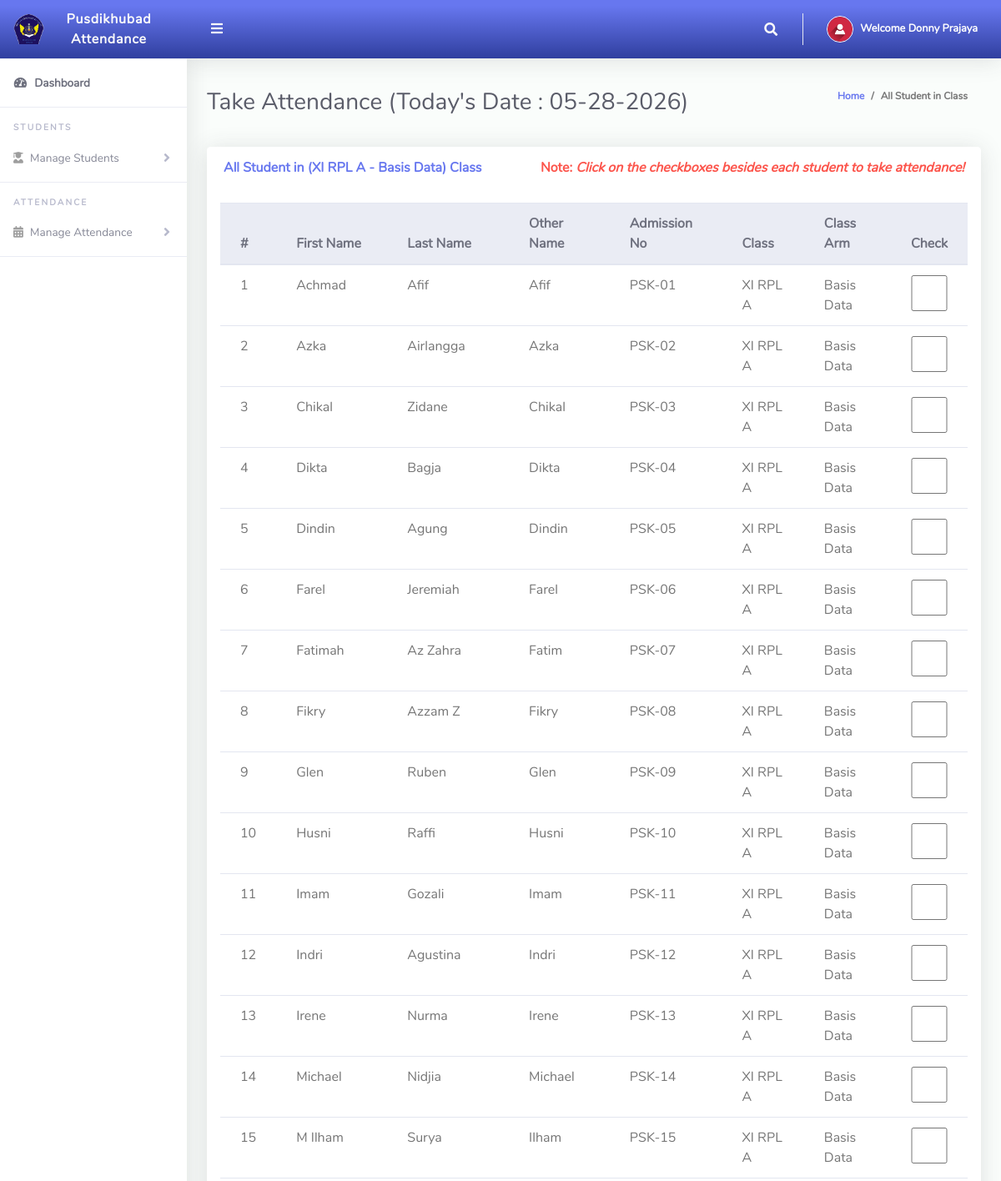
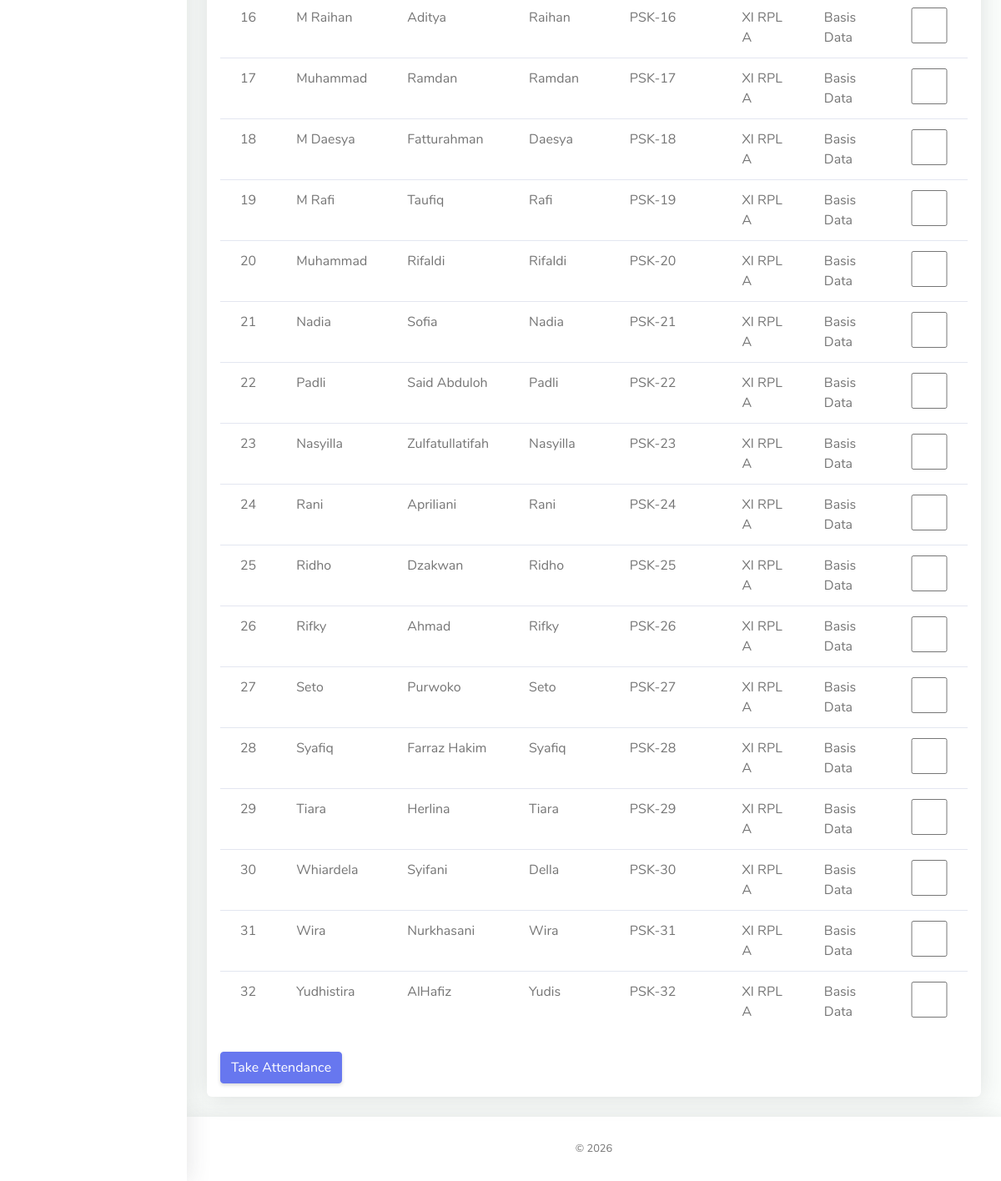
Screenshot of /ClassTeacher/takeAttendance.php (signed in) with the database file from the repository (2 pictures, top to bottom).
### tables this page shows
CREATE TABLE `tblclassteacher` (
  `Id` int(10) NOT NULL,
  `firstName` varchar(255) NOT NULL,
  `lastName` varchar(255) NOT NULL,
  `emailAddress` varchar(255) NOT NULL,
  `password` varchar(255) NOT NULL,
  `phoneNo` varchar(50) NOT NULL,
  `classId` varchar(10) NOT NULL,
  `classArmId` varchar(10) NOT NULL,
  `dateCreated` varchar(50) NOT NULL
);

CREATE TABLE `tblclassarms` (
  `Id` int(10) NOT NULL,
  `classId` varchar(10) NOT NULL,
  `classArmName` varchar(255) NOT NULL,
  `isAssigned` varchar(10) NOT NULL
);

CREATE TABLE `tblclass` (
  `Id` int(10) NOT NULL,
  `className` varchar(255) NOT NULL
);

CREATE TABLE `tblstudents` (
  `Id` int(10) NOT NULL,
  `firstName` varchar(255) NOT NULL,
  `lastName` varchar(255) NOT NULL,
  `otherName` varchar(255) NOT NULL,
  `admissionNumber` varchar(255) NOT NULL,
  `password` varchar(50) NOT NULL,
  `classId` varchar(10) NOT NULL,
  `classArmId` varchar(10) NOT NULL,
  `dateCreated` varchar(50) NOT NULL
);

### ClassTeacher/takeAttendance.php (the view, shortened to what this page needs)
<?php
include '../Includes/dbcon.php';
    $query = "SELECT tblclass.className,tblclassarms.classArmName
    FROM tblclassteacher
    INNER JOIN tblclass ON tblclass.Id = tblclassteacher.classId
    INNER JOIN tblclassarms ON tblclassarms.Id = tblclassteacher.classArmId
    Where tblclassteacher.Id = '$_SESSION[userId]'";
    $rs = $conn->query($query);
    $rrw = $rs->fetch_assoc();
?>
<!DOCTYPE html>
<html lang="en">
<head>
  <link href="../vendor/fontawesome-free/css/all.min.css" rel="stylesheet" type="text/css">
  <link href="../vendor/bootstrap/css/bootstrap.min.css" rel="stylesheet" type="text/css">
  <link href="css/ruang-admin.min.css" rel="stylesheet">
</head>
<body id="page-top">
  <div id="wrapper">
      <?php include "Includes/sidebar.php";?>
    <div id="content-wrapper" class="d-flex flex-column">
      <div id="content">
       <?php include "Includes/topbar.php";?>
        <div class="container-fluid" id="container-wrapper">
          <div class="d-sm-flex align-items-center justify-content-between mb-4">
            <h1 class="h3 mb-0 text-gray-800">Take Attendance (Today's Date : <?php echo $todaysDate = date("m-d-Y");?>)</h1>
            <ol class="breadcrumb">
              <li class="breadcrumb-item"><a href="./">Home</a></li>
              <li class="breadcrumb-item active" aria-current="page">All Student in Class</li>
            </ol>
          </div>
          <div class="row">
            <div class="col-lg-12">
        <form method="post">
            <div class="row">
              <div class="col-lg-12">
              <div class="card mb-4">
                <div class="card-header py-3 d-flex flex-row align-items-center justify-content-between">
                  <h6 class="m-0 font-weight-bold text-primary">All Student in (<?php echo $rrw['className'].' - '.$rrw['classArmName'];?>) Class</h6>
                  <h6 class="m-0 font-weight-bold text-danger">Note: <i>Click on the checkboxes besides each student to take attendance!</i></h6>
                </div>
                <div class="table-responsive p-3">
                  <table class="table align-items-center table-flush table-hover">
                    <thead class="thead-light">
                      <tr>
                        <th>#</th>
                        <th>First Name</th>
                        <th>Last Name</th>
                        <th>Other Name</th>
                        <th>Admission No</th>
                        <th>Class</th>
                        <th>Class Arm</th>
                        <th>Check</th>
                      </tr>
                    </thead>
                    <tbody>
                  <?php
                      $query = "SELECT tblstudents.Id,tblstudents.admissionNumber,tblclass.className,tblclass.Id As classId,tblclassarms.classArmName,tblclassarms.Id AS classArmId,tblstudents.firstName,
                      tblstudents.lastName,tblstudents.otherName,tblstudents.admissionNumber,tblstudents.dateCreated
                      FROM tblstudents
                      INNER JOIN tblclass ON tblclass.Id = tblstudents.classId
                      INNER JOIN tblclassarms ON tblclassarms.Id = tblstudents.classArmId
                      where tblstudents.classId = '$_SESSION[classId]' and tblstudents.classArmId = '$_SESSION[classArmId]' ORDER BY tblstudents.admissionNumber ASC";
                      $rs = $conn->query($query);
                      $num = $rs->num_rows;
                      $sn=0;
                      if($num > 0)
                      {
                        while ($rows = $rs->fetch_assoc())
                          {
                             $sn = $sn + 1;
                            echo"
                              <tr>
                                <td>".$sn."</td>
                                <td>".$rows['firstName']."</td>
                                <td>".$rows['lastName']."</td>
                                <td>".$rows['otherName']."</td>
                                <td>".$rows['admissionNumber']."</td>
                                <td>".$rows['className']."</td>
                                <td>".$rows['classArmName']."</td>
                                <td><input name='check[]' type='checkbox' value=".$rows['admissionNumber']." class='form-control'></td>
                              </tr>";
                          }
                      }
                      else
                      {
                           echo
                           "<div class='alert alert-danger' role='alert'>
                            No Record Found!
                            </div>";
                      }
                      ?>
                    </tbody>
                  </table>
                  <br>
                  <button type="submit" name="save" class="btn btn-primary">Take Attendance</button>
                  </form>
                </div>
              </div>
            </div>
            </div>
          </div>
        </div>
       <?php include "Includes/footer.php";?>
</body>
</html>

### ClassTeacher/Includes/sidebar.php (shortened to what this page needs)
<ul class="navbar-nav sidebar sidebar-light accordion" id="accordionSidebar">
     <a class="sidebar-brand d-flex align-items-center bg-gradient-primary justify-content-center" href="index.php">
       <div class="sidebar-brand-icon" >
         <img src="img/logo/attnlg.png">
       </div>
       <div class="sidebar-brand-text mx-3">Pusdikhubad Attendance</div>
     </a>
     <hr class="sidebar-divider my-0">
     <li class="nav-item active">
       <a class="nav-link" href="index.php">
         <i class="fas fa-fw fa-tachometer-alt"></i>
         <span>Dashboard</span></a>
     </li>
     <hr class="sidebar-divider">
     <div class="sidebar-heading">
       Students
     </div>
      <li class="nav-item">
       <a class="nav-link collapsed" href="#" data-toggle="collapse" data-target="#collapseBootstrap2"
         aria-expanded="true" aria-controls="collapseBootstrap2">
         <i class="fas fa-user-graduate"></i>
         <span>Manage Students</span>
       </a>
     </li>
     <hr class="sidebar-divider">
     <div class="sidebar-heading">
     Attendance
     </div>
      <li class="nav-item">
       <a class="nav-link collapsed" href="#" data-toggle="collapse" data-target="#collapseBootstrapcon"
         aria-expanded="true" aria-controls="collapseBootstrapcon">
         <i class="fa fa-calendar-alt"></i>
         <span>Manage Attendance</span>
       </a>
     </li>
     <hr class="sidebar-divider">
   </ul>

### ClassTeacher/Includes/topbar.php (shortened to what this page needs)
<?php
  $query = "SELECT * FROM tblclassteacher WHERE Id = ".$_SESSION['userId']."";
  $rs = $conn->query($query);
  $rows = $rs->fetch_assoc();
  $fullName = $rows['firstName']." ".$rows['lastName'];;
?>
<nav class="navbar navbar-expand navbar-light bg-gradient-primary topbar mb-4 static-top">
          <button id="sidebarToggleTop" class="btn btn-link rounded-circle mr-3">
            <i class="fa fa-bars"></i>
          </button>
          <ul class="navbar-nav ml-auto">
            <li class="nav-item dropdown no-arrow">
              <a class="nav-link dropdown-toggle" href="#" id="searchDropdown" role="button" data-toggle="dropdown"
                aria-haspopup="true" aria-expanded="false">
                <i class="fas fa-search fa-fw"></i>
              </a>
            </li>
            <li class="nav-item dropdown no-arrow">
              <a class="nav-link dropdown-toggle" href="#" id="userDropdown" role="button" data-toggle="dropdown"
                aria-haspopup="true" aria-expanded="false">
                <img class="img-profile rounded-circle" src="img/user-icn.png" style="max-width: 60px">
                <span class="ml-2 d-none d-lg-inline text-white small"><b>Welcome <?php echo $fullName;?></b></span>
              </a>
            </li>
          </ul>
        </nav>

### ClassTeacher/Includes/footer.php
<footer class="sticky-footer bg-white">
        <div class="container my-auto">
          <div class="copyright text-center my-auto">
            <span> &copy; <script> document.write(new Date().getFullYear()); </script>
            </span>
          </div>
        </div>
      </footer>

### rows the page displays
tblclassteacher: fullName "Donny Prajaya"
tblclassarms: classId.className "XI RPL A", classArmName "Basis Data"
tblstudents: firstName "Achmad", lastName "Afif", otherName "Afif", admissionNumber "PSK-01", classId.className "XI RPL A", classArmId.classArmName "Basis Data"
tblstudents: firstName "Azka", lastName "Airlangga", otherName "Azka", admissionNumber "PSK-02", classId.className "XI RPL A", classArmId.classArmName "Basis Data"
tblstudents: firstName "Chikal", lastName "Zidane", otherName "Chikal", admissionNumber "PSK-03", classId.className "XI RPL A", classArmId.classArmName "Basis Data"
tblstudents: firstName "Dikta", lastName "Bagja", otherName "Dikta", admissionNumber "PSK-04", classId.className "XI RPL A", classArmId.classArmName "Basis Data"
tblstudents: firstName "Dindin", lastName "Agung", otherName "Dindin", admissionNumber "PSK-05", classId.className "XI RPL A", classArmId.classArmName "Basis Data"
tblstudents: firstName "Farel", lastName "Jeremiah", otherName "Farel", admissionNumber "PSK-06", classId.className "XI RPL A", classArmId.classArmName "Basis Data"
tblstudents: firstName "Fatimah", lastName "Az Zahra", otherName "Fatim", admissionNumber "PSK-07", classId.className "XI RPL A", classArmId.classArmName "Basis Data"
tblstudents: firstName "Fikry", lastName "Azzam Z", otherName "Fikry", admissionNumber "PSK-08", classId.className "XI RPL A", classArmId.classArmName "Basis Data"
tblstudents: firstName "Glen", lastName "Ruben", otherName "Glen", admissionNumber "PSK-09", classId.className "XI RPL A", classArmId.classArmName "Basis Data"
tblstudents: firstName "Husni", lastName "Raffi", otherName "Husni", admissionNumber "PSK-10", classId.className "XI RPL A", classArmId.classArmName "Basis Data"
tblstudents: firstName "Imam", lastName "Gozali", otherName "Imam", admissionNumber "PSK-11", classId.className "XI RPL A", classArmId.classArmName "Basis Data"
tblstudents: firstName "Indri", lastName "Agustina", otherName "Indri", admissionNumber "PSK-12", classId.className "XI RPL A", classArmId.classArmName "Basis Data"
tblstudents: firstName "Irene", lastName "Nurma", otherName "Irene", admissionNumber "PSK-13", classId.className "XI RPL A", classArmId.classArmName "Basis Data"
tblstudents: firstName "Michael", lastName "Nidjia", otherName "Michael", admissionNumber "PSK-14", classId.className "XI RPL A", classArmId.classArmName "Basis Data"
tblstudents: firstName "M Ilham", lastName "Surya", otherName "Ilham", admissionNumber "PSK-15", classId.className "XI RPL A", classArmId.classArmName "Basis Data"
tblstudents: firstName "M Raihan", lastName "Aditya", otherName "Raihan", admissionNumber "PSK-16", classId.className "XI RPL A", classArmId.classArmName "Basis Data"
tblstudents: firstName "Muhammad", lastName "Ramdan", otherName "Ramdan", admissionNumber "PSK-17", classId.className "XI RPL A", classArmId.classArmName "Basis Data"
tblstudents: firstName "M Daesya", lastName "Fatturahman", otherName "Daesya", admissionNumber "PSK-18", classId.className "XI RPL A", classArmId.classArmName "Basis Data"
tblstudents: firstName "M Rafi", lastName "Taufiq", otherName "Rafi", admissionNumber "PSK-19", classId.className "XI RPL A", classArmId.classArmName "Basis Data"
tblstudents: firstName "Muhammad", lastName "Rifaldi", otherName "Rifaldi", admissionNumber "PSK-20", classId.className "XI RPL A", classArmId.classArmName "Basis Data"
tblstudents: firstName "Nadia", lastName "Sofia", otherName "Nadia", admissionNumber "PSK-21", classId.className "XI RPL A", classArmId.classArmName "Basis Data"
tblstudents: firstName "Padli", lastName "Said Abduloh", otherName "Padli", admissionNumber "PSK-22", classId.className "XI RPL A", classArmId.classArmName "Basis Data"
tblstudents: firstName "Nasyilla", lastName "Zulfatullatifah", otherName "Nasyilla", admissionNumber "PSK-23", classId.className "XI RPL A", classArmId.classArmName "Basis Data"
tblstudents: firstName "Rani", lastName "Apriliani", otherName "Rani", admissionNumber "PSK-24", classId.className "XI RPL A", classArmId.classArmName "Basis Data"
tblstudents: firstName "Ridho", lastName "Dzakwan", otherName "Ridho", admissionNumber "PSK-25", classId.className "XI RPL A", classArmId.classArmName "Basis Data"
tblstudents: firstName "Rifky", lastName "Ahmad", otherName "Rifky", admissionNumber "PSK-26", classId.className "XI RPL A", classArmId.classArmName "Basis Data"
tblstudents: firstName "Seto", lastName "Purwoko", otherName "Seto", admissionNumber "PSK-27", classId.className "XI RPL A", classArmId.classArmName "Basis Data"
tblstudents: firstName "Syafiq", lastName "Farraz Hakim", otherName "Syafiq", admissionNumber "PSK-28", classId.className "XI RPL A", classArmId.classArmName "Basis Data"
tblstudents: firstName "Tiara", lastName "Herlina", otherName "Tiara", admissionNumber "PSK-29", classId.className "XI RPL A", classArmId.classArmName "Basis Data"
tblstudents: firstName "Whiardela", lastName "Syifani", otherName "Della", admissionNumber "PSK-30", classId.className "XI RPL A", classArmId.classArmName "Basis Data"
tblstudents: firstName "Wira", lastName "Nurkhasani", otherName "Wira", admissionNumber "PSK-31", classId.className "XI RPL A", classArmId.classArmName "Basis Data"
tblstudents: firstName "Yudhistira", lastName "AlHafiz", otherName "Yudis", admissionNumber "PSK-32", classId.className "XI RPL A", classArmId.classArmName "Basis Data"
